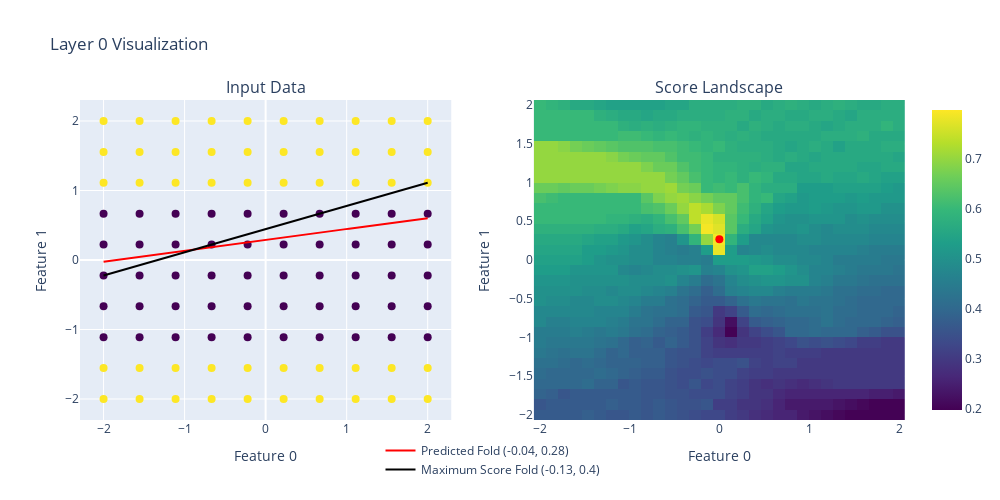

Source (notebook cell):
### Code cell
max_score, best_folds = test.iscore_landscape(score_layers=None, create_plot=True, density=31, verbose=1, learning=False)
